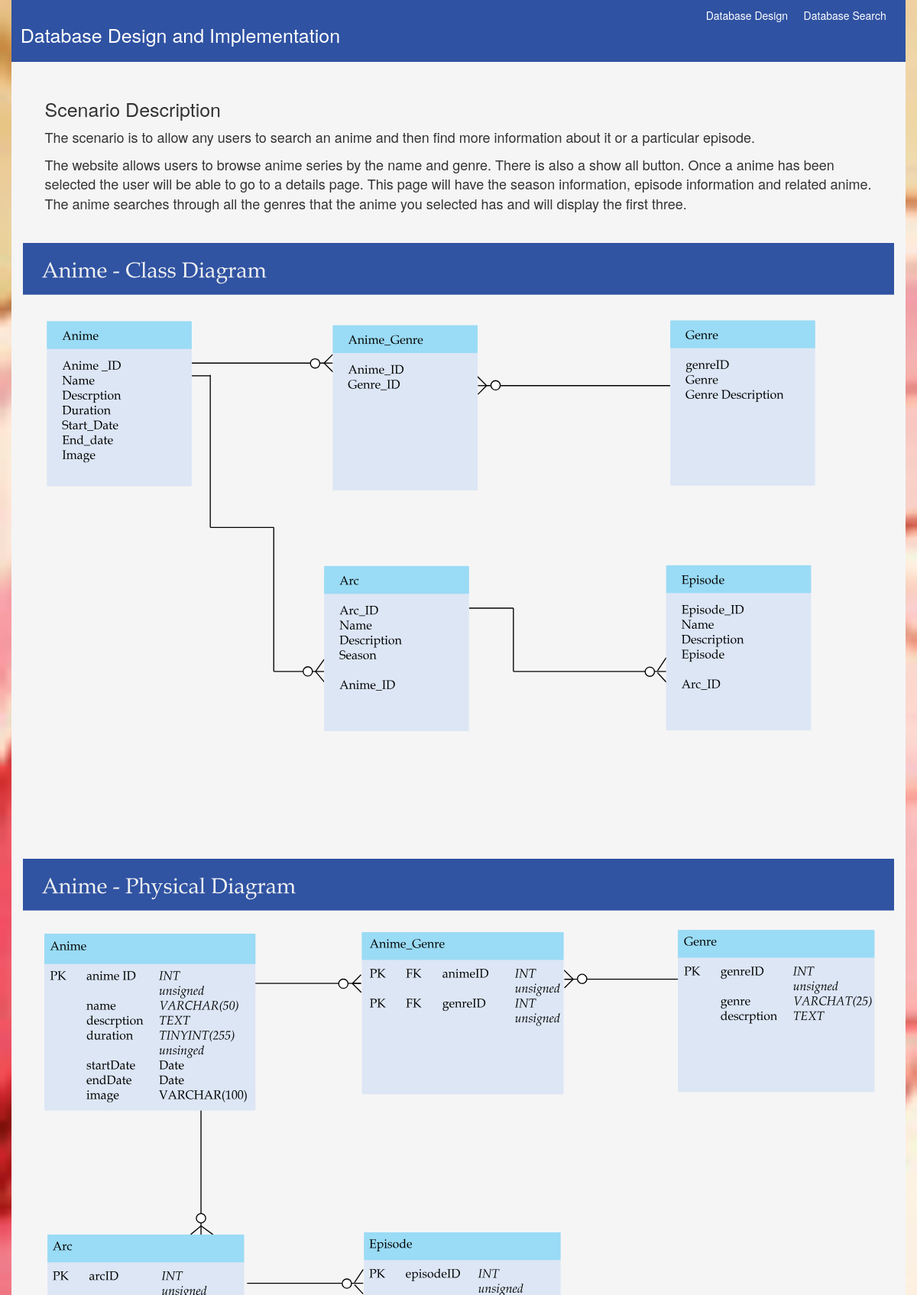
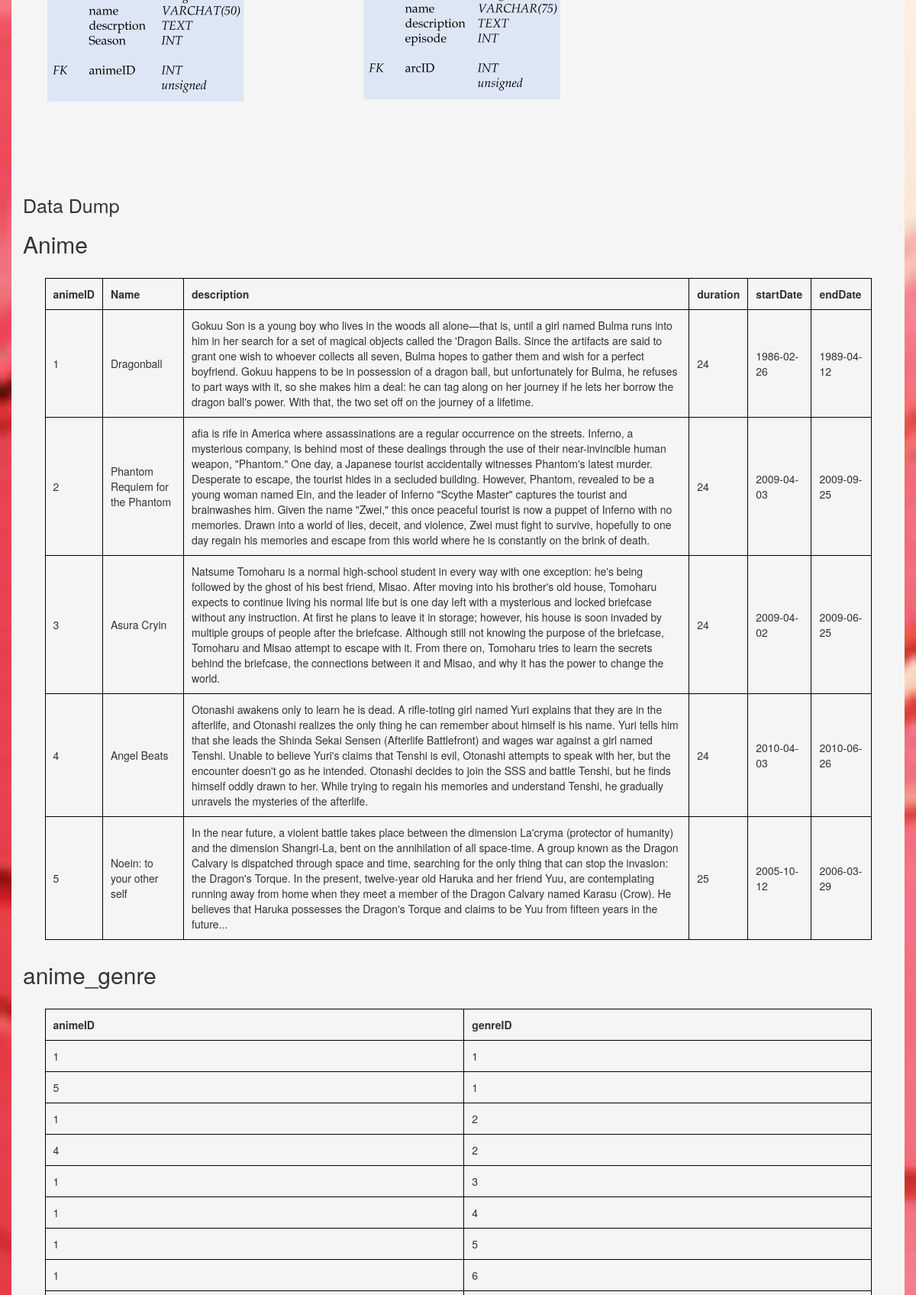
Screenshot of /design.php (upper part) with the database file from the repository (2 pictures, top to bottom).
### tables this page shows
CREATE TABLE IF NOT EXISTS `anime` (
  `animeID` int(255) unsigned NOT NULL AUTO_INCREMENT,
  `name` varchar(50) NOT NULL,
  `description` text NOT NULL,
  `duration` tinyint(255) unsigned NOT NULL,
  `startDate` date NOT NULL,
  `endDate` date DEFAULT NULL,
  `image` varchar(50) DEFAULT NULL,
  PRIMARY KEY (`animeID`)
);

CREATE TABLE IF NOT EXISTS `anime_genre` (
  `animeID` int(255) unsigned NOT NULL,
  `genreID` int(255) unsigned NOT NULL,
  PRIMARY KEY (`animeID`,`genreID`),
  KEY `fk_genre_to_arcID` (`genreID`)
);

### design.php (the view, shortened to what this page needs)
 	<!DOCTYPE HTML>
 	<html>
 	<head>
      <link rel="stylesheet" href="https://maxcdn.bootstrapcdn.com/bootstrap/3.3.7/css/bootstrap.min.css">
    <link rel="stylesheet" type="text/css" href="style.css">
 	</head>
    <body>
<?php
$dbName ='mysql:host=localhost; dbname=database';
$user= 'theUser';
$pass = 'aPassword';
    try{
        $conn = new PDO(
        $dbName,
        $user,
        $pass);
        }
        catch(PDOException $exception)
        {
               echo "Oh no, there was a problem" . $exception->getMessage();
        }
        $query = "SELECT * FROM anime";
        $results = $conn->query($query);
?>
         <header class ="container">
        <div class="row">
        <div class="col-md-6 col-sm-6" id="mainTitle">
        <h1>Database Design and Implementation</h1>
        </div>
        <div class="col-md-6 col-sm-6" id="navigation">
        <ul>
            <li><a href ="index.php">Database Search</a></li>
            <li><a href="design.php">Database Design</a></li>
        </ul>
        </div>
            </div>
        </header>
  <div class="container backing">
             <article class="row">
                 <section class="col-md-12 col-sm-12">
                     <section class="info-section">
                         <h1>Scenario Description</h1>
                           <p>The scenario is to allow any users to search an anime and then find more information about it or a particular episode.</p>
                            <p>The website allows users to browse anime series by the name and genre. There is also a show all button. Once a anime has been selected the user will be able to go to a details page. This page will have the season information, episode information and related anime. The anime searches through all the genres that the anime you selected has and will display the first three.</p>
                         </section>
        <img src ="image/class_diagram.svg" alt="class Diagram"/>
        <img src ="image/physical_diagram.svg" alt ="physical Diagram"/>
    <h1>Data Dump</h1>
<?php
    echo "<h2>Anime</h2>";
    echo "<table>";
    echo "<tr>
        <th> animeID</th>
        <th> Name</th>
        <th> description</th>
        <th> duration</th>
        <th> startDate</th>
        <th> endDate</th>
        </tr>";
    while ($anime = $results->fetch()) {
        echo "<tr>";
        echo "<td>"
            .$anime["animeID"]."</td> <td>"
            .$anime["name"]."</td> <td>"
            .$anime["description"]."</td> <td>"
            .$anime["duration"]."</td> <td>"
            .$anime["startDate"]."</td> <td>"
            .$anime["endDate"].
            "</td>";
    }
    echo "</tr>";
    echo "</table>";
    echo "<h2>anime_genre</h2>";
    echo "<table>";
    echo "<tr>
            <th> animeID</th>
            <th> genreID</th>
            </tr>";
    $query = "SELECT * FROM anime_genre";
    $results = $conn->query($query);
    while ($genre_anime = $results->fetch()) {
        echo "<tr>";
        echo "<td>"
        .$genre_anime["animeID"]."</td> <td>"
        .$genre_anime["genreID"]."</td>";
    }
        echo "</tr>";
        echo "</table>";
?>
                </section>
            </article>
        </div>
    </body>
 </html>

### style.css (style rules this page uses)
body { background: url(image/background.jpg) no-repeat center center fixed; -webkit-background-size: cover; -moz-background-size: cover; -o-background-size: cover; background-size: cover; }
h1 { font-size:25px; }
img { width:100%; }
#mainTitle { padding:1%; }
table { width:95%; margin:2.5%; }
header { background:#2f52a2; color:white; }
#navigation > ul { list-style: none; float: right; width:100%; }
#navigation > ul> li { display: block; float:right; padding:2%; }
#navigation > ul> li > a { color:white; }
.info-section { padding:2.5%; }
.info-section > p { font-size:18px; }
th,td { padding: 10px; border: 1px solid black; }
.backing { background:#f5f5f5; }
a { color: white; }

### rows the page displays
anime: animeID "1", name "Dragonball", description "Gokuu Son is a young boy who lives in the woods all alone—that is, until a girl named Bulma runs into him in her search for a set of magical objects called the 'Dragon Balls. Since the artifacts are said to grant one wish to whoever collects all seven, Bulma hopes to gather them and wish for a perfect boyfriend. Gokuu happens to be in possession of a dragon ball, but unfortunately for Bulma, he refuses to part ways with it, so she makes him a deal: he can tag along on her journey if he lets her borrow the dragon ball's power. With that, the two set off on the journey of a lifetime.", duration "24", startDate "1986-02-26", endDate "1989-04-12"
anime: animeID "2", name "Phantom Requiem for the Phantom", description "afia is rife in America where assassinations are a regular occurrence on the streets. Inferno, a mysterious company, is behind most of these dealings through the use of their near-invincible human weapon, \"Phantom.\" One day, a Japanese tourist accidentally witnesses Phantom's latest murder. Desperate to escape, the tourist hides in a secluded building. However, Phantom, revealed to be a young woman named Ein, and the leader of Inferno \"Scythe Master\" captures the tourist and brainwashes him. Given the name \"Zwei,\" this once peaceful tourist is now a puppet of Inferno with no memories. Drawn into a world of lies, deceit, and violence, Zwei must fight to survive, hopefully to one day regain…", duration "24", startDate "2009-04-03", endDate "2009-09-25"
anime: animeID "3", name "Asura Cryin", description "Natsume Tomoharu is a normal high-school student in every way with one exception: he's being followed by the ghost of his best friend, Misao. After moving into his brother's old house, Tomoharu expects to continue living his normal life but is one day left with a mysterious and locked briefcase without any instruction. At first he plans to leave it in storage; however, his house is soon invaded by multiple groups of people after the briefcase. Although still not knowing the purpose of the briefcase, Tomoharu and Misao attempt to escape with it. From there on, Tomoharu tries to learn the secrets behind the briefcase, the connections between it and Misao, and why it has the power to change…", duration "24", startDate "2009-04-02", endDate "2009-06-25"
anime: animeID "4", name "Angel Beats", description "Otonashi awakens only to learn he is dead. A rifle-toting girl named Yuri explains that they are in the afterlife, and Otonashi realizes the only thing he can remember about himself is his name. Yuri tells him that she leads the Shinda Sekai Sensen (Afterlife Battlefront) and wages war against a girl named Tenshi. Unable to believe Yuri's claims that Tenshi is evil, Otonashi attempts to speak with her, but the encounter doesn't go as he intended. Otonashi decides to join the SSS and battle Tenshi, but he finds himself oddly drawn to her. While trying to regain his memories and understand Tenshi, he gradually unravels the mysteries of the afterlife.", duration "24", startDate "2010-04-03", endDate "2010-06-26"
anime: animeID "5", name "Noein: to your other self", description "In the near future, a violent battle takes place between the dimension La'cryma (protector of humanity) and the dimension Shangri-La, bent on the annihilation of all space-time. A group known as the Dragon Calvary is dispatched through space and time, searching for the only thing that can stop the invasion: the Dragon's Torque. In the present, twelve-year old Haruka and her friend Yuu, are contemplating running away from home when they meet a member of the Dragon Calvary named Karasu (Crow). He believes that Haruka possesses the Dragon's Torque and claims to be Yuu from fifteen years in the future...", duration "25", startDate "2005-10-12", endDate "2006-03-29"
anime_genre: animeID "1", genreID "1"
anime_genre: animeID "5", genreID "1"
anime_genre: animeID "1", genreID "2"
anime_genre: animeID "4", genreID "2"
anime_genre: animeID "1", genreID "3"
anime_genre: animeID "1", genreID "4"
anime_genre: animeID "1", genreID "5"
anime_genre: animeID "1", genreID "6"
